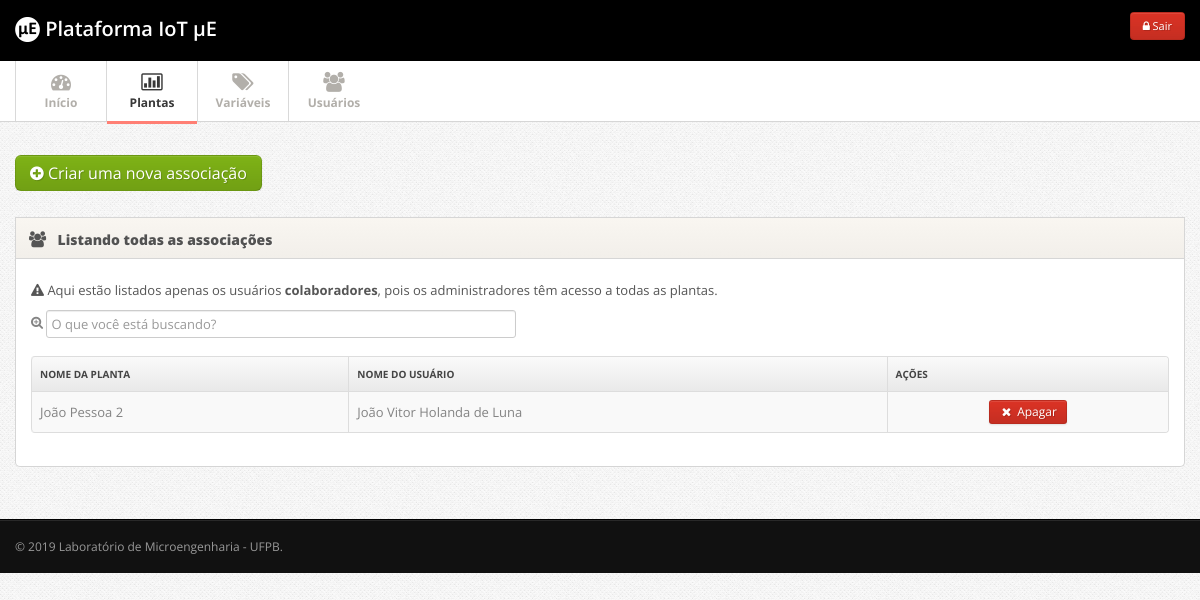
Page /admin/index.php?p=associar_usuarios (signed in) on the earlier database version.
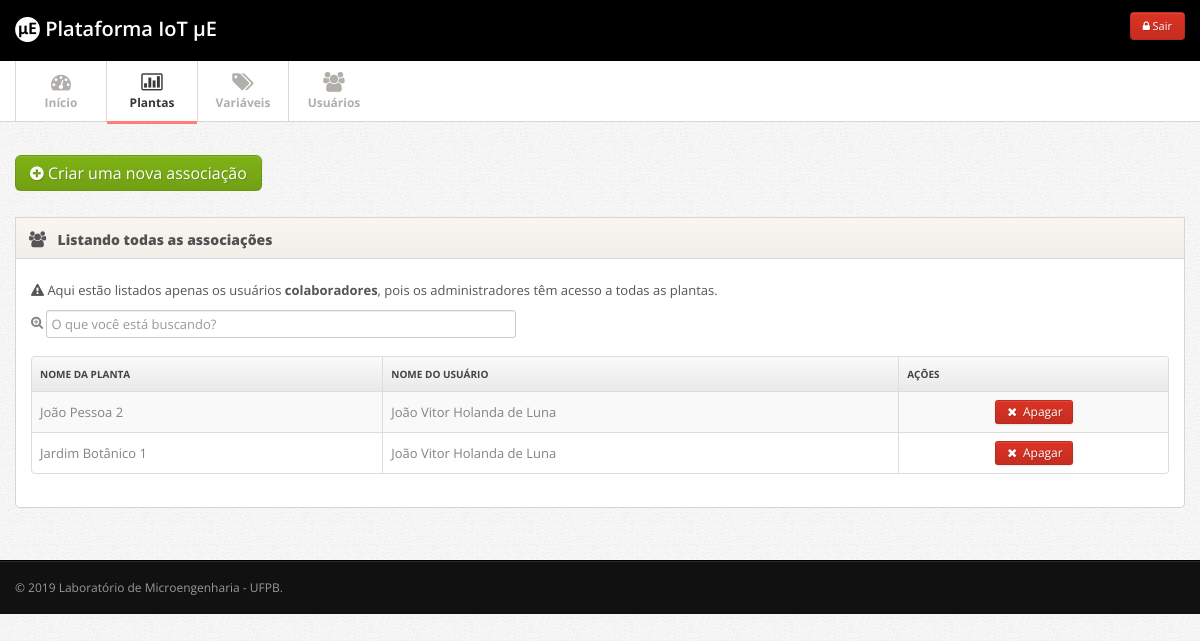
Same page on the later database version.
### tables this page shows
CREATE TABLE IF NOT EXISTS `acesso_plantas_usuarios` (
  `id` int(11) NOT NULL AUTO_INCREMENT,
  `id_planta` int(11) NOT NULL,
  `id_usuario` int(11) NOT NULL,
  PRIMARY KEY (`id`),
  KEY `id_planta` (`id_planta`) USING BTREE,
  KEY `fk_acesso_usuarios` (`id_usuario`)
);

CREATE TABLE IF NOT EXISTS `plantas` (
  `id` int(11) NOT NULL AUTO_INCREMENT,
  `nome` varchar(200) NOT NULL,
  `localizacao` varchar(200) NOT NULL,
  `inicio_operacao` varchar(50) NOT NULL,
  `responsavel` varchar(200) NOT NULL,
  `imagem` varchar(200) NOT NULL,
  `codigo_google_maps` text NOT NULL,
  PRIMARY KEY (`id`)
);

CREATE TABLE IF NOT EXISTS `usuarios` (
  `id` int(11) NOT NULL AUTO_INCREMENT,
  `nome` varchar(220) NOT NULL,
  `email` varchar(520) NOT NULL,
  `senha` varchar(50) NOT NULL,
  `nivel_acesso` int(11) NOT NULL,
  PRIMARY KEY (`id`)
);

### admin/associar_usuarios.php (the view, shortened to what this page needs)
<?php
if(isset($_GET['acao'])){
	$acao = $_GET['acao'];
} else{
	$acao = 'gerenciar';
}
if($acao == 'gerenciar'){
?>
	      <div class="row">
	      	<div class="span12">
            <div class="widget">
              <a href="javascript:void();" onclick="location.href='index.php?p=associar_usuarios&acao=cadastrar';" class="btn btn-large btn-success btn-support-ask"><i class="icon-plus-sign"></i> Criar uma nova associação</a>
            </div>
	      		<div class="widget">
					<div class="widget-header">
						<i class="icon-group"></i>
					<h3>Listando todas as associações</h3>
					</div>
					<div class="widget-content">
            <p class="help-block"><i class="icon-warning-sign"></i> Aqui estão listados apenas os usuários <b>colaboradores</b>, pois os administradores têm acesso a todas as plantas.</p>
            <table class="table table-striped table-bordered" id="tabela">
              <div id="tabela_busca" class="form-horizontal">
              <fieldset>
              <div class="control-group">
                <i class="icon-zoom-in"></i> <input class="span5 m-wrap" id="appendedInputButton" type="text" placeholder="O que você está buscando?">
              </div>
              </fieldset>
              </div>
              <thead>
                <tr>
                  <th> Nome da planta </th>
                  <th> Nome do usuário</th>
                  <th class="td-actions"> Ações </th>
                </tr>
              </thead>
              <tbody>
              <?php
              $query = "SELECT * FROM acesso_plantas_usuarios";
              $resultados = mysqli_query($conn, $query);
              while($resultado = mysqli_fetch_array($resultados)){
          		if(isset($resultado)){
                $id = $resultado['id'];
                $id_usuario = $resultado['id_usuario'];
                $id_planta = $resultado['id_planta'];
                  $query_planta = "SELECT nome FROM plantas WHERE id = $id_planta";
                  $resultados_planta = mysqli_query($conn, $query_planta);
                  $nome_planta = mysqli_fetch_assoc($resultados_planta);
                  $nome_planta = $nome_planta['nome'];
                  $query_usuario = "SELECT nome FROM usuarios WHERE id = $id_usuario";
                  $resultados_usuario = mysqli_query($conn, $query_usuario);
                  $nome_usuario = mysqli_fetch_assoc($resultados_usuario);
                  $nome_usuario = $nome_usuario['nome'];
              }
              ?>
              <tr>
                <td><?php echo $nome_planta; ?></td>
                <td><?php echo $nome_usuario; ?></td>
                <td class="td-actions">
                <center>
                  <a href="index.php?p=associar_usuarios&acao=apagar&id=<?php echo $id; ?>" class="btn btn-danger btn-small"><i class="btn-icon-only icon-remove"> </i> Apagar</a>
                </center>
                </td>
              </tr>
							<?php
              }
              ?>
              </tbody>
            </table>
					</div>
				</div>
		    </div>
	      </div>
<?php
}
?>

### admin/index.php (shortened to what this page needs)
<!DOCTYPE html>
<html lang="en">
<head>
<link href="css/bootstrap.min.css" rel="stylesheet">
<link href="css/bootstrap-responsive.min.css" rel="stylesheet">
<link href="css/font-awesome.css" rel="stylesheet">
<link href="css/style.css" rel="stylesheet">
<link href="css/pages/dashboard.css" rel="stylesheet">
<link href="css/pages/signin.css" rel="stylesheet" type="text/css">
</head>
<body>
<div class="navbar navbar-fixed-top">
  <div class="navbar-inner">
    <div class="container"> <a class="brand" href="index.html"><img src="img/logo_ue_branco.png" width="25" height="25" style="margin-bottom: 2px;"> Plataforma IoT µE </a>
      <div class="nav-collapse">
        <ul class="nav pull-right">
          <a href="../sair.php" class="btn btn-danger"><span class="icon-lock"></span> Sair</a>
        </ul>
      </div>
    </div>
  </div>
</div>
<?php
if(!isset($_GET['p'])){
	$pagina = "inicio";
} else{
	$pagina = $_GET['p'];
}
?>
<?php
include_once("menu.php");
?>
<div class="main">
  <div class="main-inner">
    <div class="container">
    <?php
        if(file_exists($pagina.".php")){
          include_once($pagina.".php");
        } else{
          include_once("erro.php");
        }
    ?>
    </div>
  </div>
</div>
<div class="footer">
  <div class="footer-inner">
    <div class="container">
      <div class="row">
        <div class="span12"> &copy; 2019 <a href="#">Laboratório de Microengenharia - UFPB.</a> </div>
      </div>
    </div>
  </div>
</div>
</body>
</html>

### admin/menu.php (shortened to what this page needs)
<div class="subnavbar">
  <div class="subnavbar-inner">
    <div class="container">
      <ul class="mainnav">
        <li <?php if($pagina == 'inicio'){ echo "class=\"active\"";} ?>><a href="index.php"><i class="icon-dashboard"></i><span>Início</span> </a> </li>
        <li <?php if($pagina == 'plantas' || $pagina == 'plantas_cadastrar' || $pagina == 'plantas_gerenciar' || $pagina == 'associar_usuarios'){ echo "class=\"dropdown active\"";} else{ echo "class=\"dropdown\""; } ?>><a href="javascript:;" class="dropdown-toggle" data-toggle="dropdown"> <i class="icon-bar-chart"></i><span>Plantas</span> <b class="caret"></b></a>
        </li>
        <li <?php if($pagina == 'variaveis_cadastrar' || $pagina == 'variaveis_gerenciar'){ echo "class=\"dropdown active\"";} else{ echo "class=\"dropdown\""; } ?>><a href="javascript:;" class="dropdown-toggle" data-toggle="dropdown"> <i class="icon-tags"></i><span>Variáveis</span> <b class="caret"></b></a>
        </li>
        <li <?php if($pagina == 'usuarios_cadastrar' || $pagina == 'usuarios_gerenciar'){ echo "class=\"dropdown active\"";} else{ echo "class=\"dropdown\""; } ?>><a href="javascript:;" class="dropdown-toggle" data-toggle="dropdown"> <i class="icon-group"></i><span>Usuários</span> <b class="caret"></b></a>
        </li>
      </ul>
    </div>
  </div>
</div>

### admin/css/style.css (style rules this page uses)
body { background: #f9f6f1; font: 13px/1.7em 'Open Sans'; }
p { font: 13px/1.7em 'Open Sans'; }
input, button, select, textarea { font-family: 'Open Sans'; }
.btn-icon-only { padding-right: 3px; padding-left: 3px; }
.table td { vertical-align: middle; }
.table-bordered th { background: #E9E9E9; background:-moz-linear-gradient(top, #FAFAFA 0%, #E9E9E9 100%); background:-webkit-gradient(linear, left top, left bottom, color-stop(0%,#FAFAFA), color-stop(100%,#E9E9E9)); background:-webkit-linear-gradient(top, #FAFAFA 0%,#E9E9E9 100%); background:-o-linear-gradient(top, #FAFAFA 0%,#E9E9E9 100%); background:-ms-linear-gradient(top, #FAFAFA 0%,#E9E9E9 100%); background:linear-gradient(top, #FAFAFA 0%,#E9E9E9 100%); filter: progid:DXImageTransform.Microsoft.gradient(startColorstr='#FAFAFA', endColorstr='#E9E9E9'); -ms-filter: "progid:DXImageTransform.Microsoft.gradient(startColorstr='#FAFAFA', endColorstr='#E9E9E9')"; font-size: 10px; color: #444; text-transform: uppercase; }
.navbar .container { position: relative; }
.navbar-inner { padding: 7px 0; background: #000000 !important; -moz-border-radius: 0; -webkit-border-radius: 0; border-radius: 0; }
.navbar-fixed-top { position: static; }
.navbar .nav a { font-size: 11px; }
.navbar .brand { font-weight: 600; position: relative; top: 2px; }
.subnavbar { margin-bottom: 2.5em; }
.subnavbar-inner { height: 60px; background: #fff; border-bottom: 1px solid #d6d6d6; }
.subnavbar .container > ul { display: inline-block; height: 80px; padding: 0; margin: 0; }
.subnavbar .container > ul > li { float: left; min-width: 90px; height: 60px; padding: 0; margin: 0; text-align: center; list-style: none; border-left: 1px solid #d9d9d9; }
.subnavbar .container > ul > li > a { display: block; height: 100%; padding: 0 15px; font-size: 12px; font-weight: bold; color: #b2afaa; }
.subnavbar .container > ul > li > a > i { display: inline-block; width: 24px; height: 24px; margin-top: 11px; margin-bottom: -3px; font-size: 20px; }
.subnavbar .container > ul > li > a > span { display: block; }
.subnavbar .container > ul > li.active > a { border-bottom:3px solid #ff7f74; color: #383838; }
.subnavbar .caret { margin-top: 4px; border-top-color: white; border-bottom-color: white; }
.main { padding-bottom: 2em; border-bottom: 1px solid #000; }
.footer { margin-top: 0; border-top: 1px solid #292929; }
.footer-inner { padding: 15px 0; font-size: 12px; background: #111; color: #999; }
.footer a { color: #999; }
.widget { position: relative; clear: both; width: auto; margin-bottom: 2em; overflow: hidden; }
.widget-header { position: relative; height: 40px; line-height: 40px; background: #f9f6f1; background:-moz-linear-gradient(top, #f9f6f1 0%, #f2efea 100%); background:-webkit-gradient(linear, left top, left bottom, color-stop(0%,#f9f6f1), color-stop(100%,#f2efea)); background:-webkit-linear-gradient(top, #f9f6f1 0%,#f2efea 100%); background:-o-linear-gradient(top, #f9f6f1 0%,#f2efea 100%); background:-ms-linear-gradient(top, #f9f6f1 0%,#f2efea 100%); background:linear-gradient(top, #f9f6f1 0%,#f2efea 100%); filter: progid:DXImageTransform.Microsoft.gradient(startColorstr='#f9f6f1', endColorstr='#f2efea'); -ms-filter: "progid:DXImageTransform.Microsoft.gradient(startColorstr='#f9f6f1', endColorstr='#f2efea')"; border: 1px solid #d6d6d6; -webkit-background-clip: padding-box; }
.widget-header h3 { position: relative; top: 2px; left: 10px; display: inline-block; margin-right: 3em; font-size: 14px; font-weight: 800; color: #525252; line-height: 18px; text-shadow: 1px 1px 2px rgba(255,255,255,.5); }
.widget-header [class^="icon-"], .widget-header [class*=" icon-"] { display: inline-block; margin-left: 13px; margin-right: -2px; font-size: 16px; color: #555; vertical-align: middle; }
.widget-content { padding: 20px 15px 15px; background: #FFF; border: 1px solid #D5D5D5; -moz-border-radius: 5px; -webkit-border-radius: 5px; border-radius: 5px; }
.widget-header+.widget-content { border-top: none; -webkit-border-top-left-radius: 0; -webkit-border-top-right-radius: 0; -moz-border-radius-topleft: 0; -moz-border-radius-topright: 0; border-top-left-radius: 0; border-top-right-radius: 0; }
.widget-content:before, .widget-content:after { content:""; display:table; }
.widget-content:after { clear:both; }
.widget-content { zoom:1; }

### admin/css/pages/signin.css (style rules this page uses)
body { background: url(../../img/body-bg.png); color:#838383; font: 13px/1.7em 'Open Sans'; }

Differences in the rows shown:
added acesso_plantas_usuarios: id_planta.nome "Jardim Botânico 1", id_usuario.nome "João Vitor Holanda de Luna"
